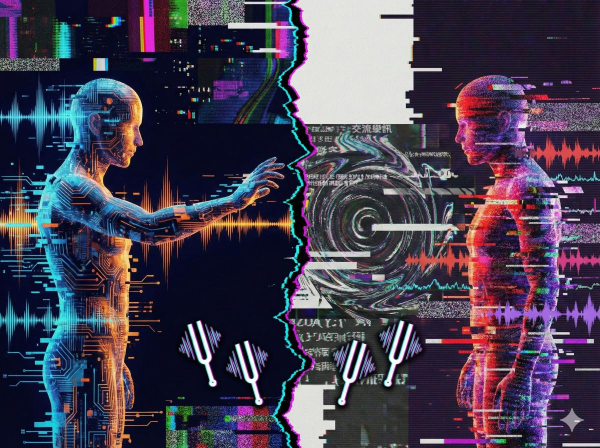
#> input picture public/images/Gemini_Generated_Image_kwtavwkwtavwkwta.jpg, 1200 x 896 px (shown at 1/2 size); its folder holds 4 pictures in this run
$ python resize_images.py
#> lines starting #> are read from the running program, lines starting #| are printed output that depends on the picture
import os
from PIL import Image

# 設定目標寬度 (例如 1024 像素，適合網頁瀏覽)
TARGET_WIDTH = 1024

# 設定要處理的資料夾路徑 ('.' 代表當前資料夾)
folder_path = '.'

# 支援的圖片格式
valid_formats = [".jpg", ".jpeg", ".png", ".webp"]

print(f"開始處理圖片，目標寬度：{TARGET_WIDTH}px")

for filename in os.listdir(folder_path):
    ext = os.path.splitext(filename)[1].lower()

    # 只處理圖片檔案
    if ext in valid_formats:
        try:
            # 開啟圖片
            img_path = os.path.join(folder_path, filename)
            with Image.open(img_path) as img:

                # 檢查是否需要縮小 (如果不夠大就不動)
#> img is the input picture: PIL image 1200x896 RGB; mean R, G, B 70.9, 63.9, 82.5
                if img.width > TARGET_WIDTH:
                    # 計算等比例的高度
                    w_percent = (TARGET_WIDTH / float(img.width))
#> w_percent = 0.853
                    h_size = int((float(img.height) * float(w_percent)))
#> h_size = 764

                    # 使用高品質 (LANCZOS) 演算法進行縮圖
                    img_resized = img.resize((TARGET_WIDTH, h_size), Image.Resampling.LANCZOS)
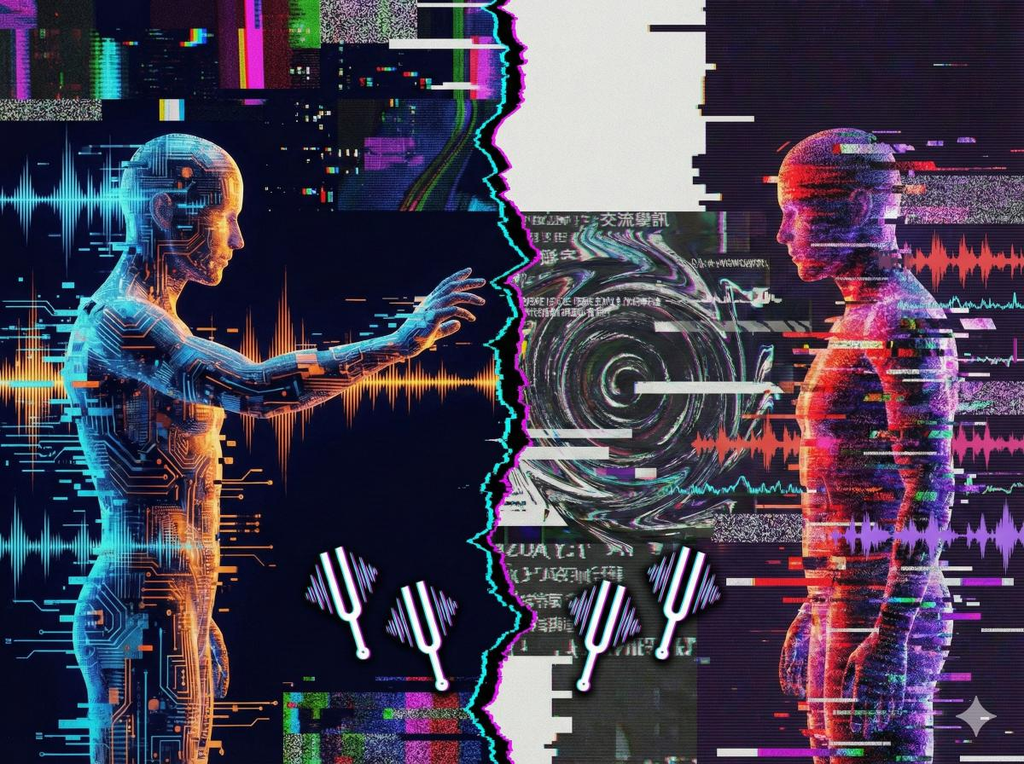
#> img_resized: PIL image 1024x764 RGB; mean R, G, B 71, 63.9, 82.5

                    # 儲存圖片 (覆蓋原檔，或您可以改名另存)
                    # 這裡示範另存為 "optimized_" 開頭的檔案，避免覆蓋原圖
                    new_filename = f"optimized_{filename}"
                    img_resized.save(new_filename, quality=85, optimize=True)

                    print(f"已縮小: {filename} -> {new_filename} ({TARGET_WIDTH}x{h_size})")
#| 已縮小: Gemini_Generated_Image_kwtavwkwtavwkwta.jpg -> optimized_Gemini_Generated_Image_kwtavwkwtavwkwta.jpg (1024x764)
                else:
                    print(f"跳過 (尺寸已符合): {filename}")

        except Exception as e:
            print(f"處理失敗 {filename}: {e}")
#> pass 2 of the loop `for filename in os.listdir(folder_path):`:
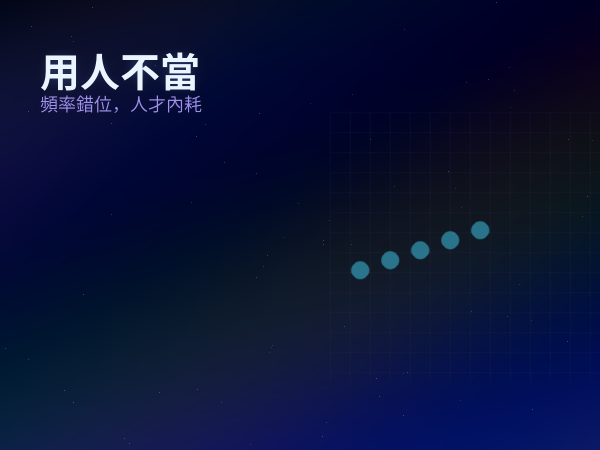
#> input picture public/images/chess-pieces.png, 1200 x 900 px (shown at 1/2 size)
#> img is the input picture: PIL image 1200x900 RGB; mean R, G, B 10.1, 18.6, 54.1
#> `img_resized = img.resize((TARGET_WIDTH, h_size), Image.Resampling.LANC..`:
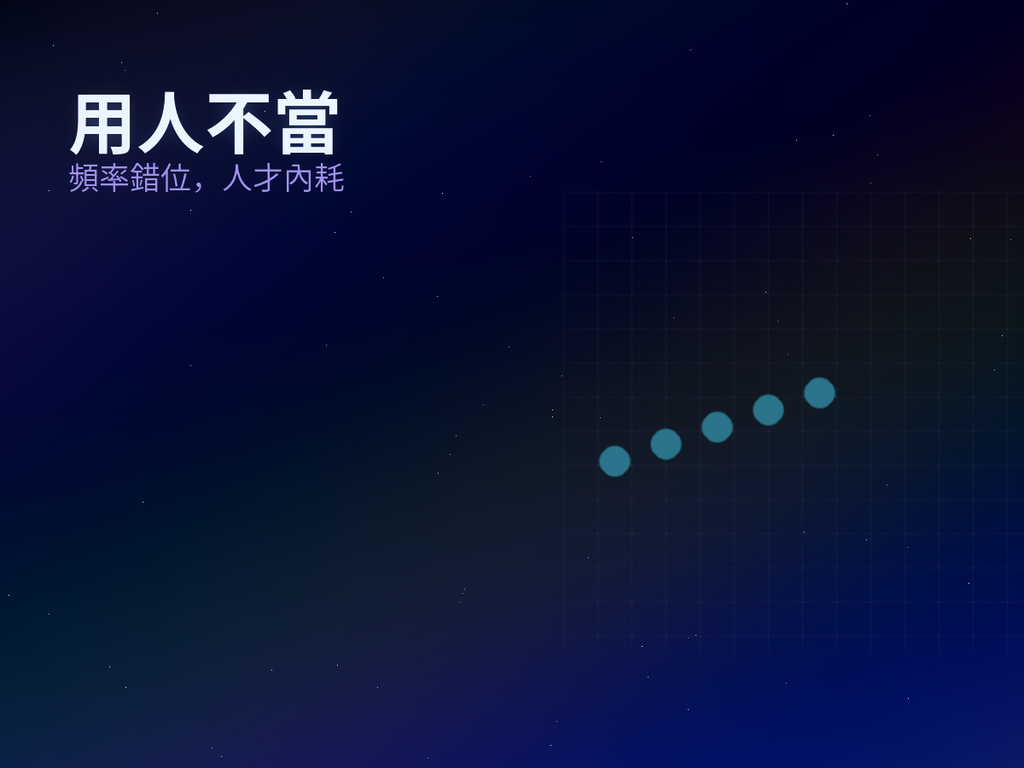
#> img_resized: PIL image 1024x768 RGB; mean R, G, B 10.1, 18.6, 54.1
#| 已縮小: chess-pieces.png -> optimized_chess-pieces.png (1024x768)

print("所有圖片處理完成！")
